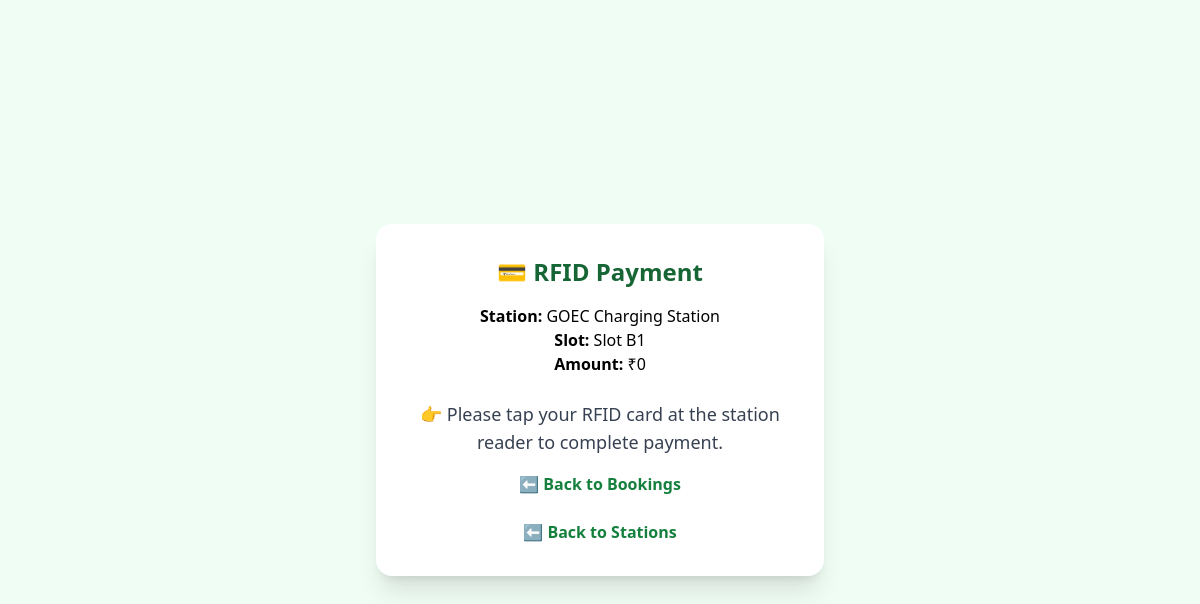
Screenshot of /user_slot_payment_rfid.php?booking_id=1 (signed in) with the database file from the repository.
### tables this page shows
CREATE TABLE `slots_bookings` (
  `id` int(100) NOT NULL,
  `user_id` int(100) NOT NULL,
  `station_id` int(100) NOT NULL,
  `slot_id` int(100) NOT NULL,
  `booking_date` datetime NOT NULL DEFAULT current_timestamp(),
  `status` enum('Booked','Cancelled','Completed') NOT NULL DEFAULT 'Booked',
  `created_at` datetime NOT NULL DEFAULT current_timestamp(),
  `payment_status` enum('Pending','Paid','Failed') NOT NULL DEFAULT 'Pending',
  `auth_method` varchar(200) NOT NULL,
  `estimated_amount` varchar(200) NOT NULL,
  `booking_time` datetime NOT NULL DEFAULT current_timestamp(),
  `duration` int(100) NOT NULL,
  `vehicle_type` varchar(100) NOT NULL
);

CREATE TABLE `stations` (
  `id` int(11) NOT NULL,
  `station_name` varchar(200) NOT NULL,
  `owner_name` varchar(200) NOT NULL,
  `email` varchar(200) NOT NULL,
  `phone` varchar(200) NOT NULL,
  `district` varchar(200) NOT NULL,
  `location` varchar(250) NOT NULL,
  `latitude` varchar(200) NOT NULL,
  `longitude` varchar(200) NOT NULL,
  `charger_type` varchar(200) NOT NULL,
  `battery_rental` varchar(200) NOT NULL,
  `username` varchar(200) NOT NULL,
  `password` varchar(200) NOT NULL,
  `image_path` varchar(255) NOT NULL,
  `registered_on` datetime NOT NULL,
  `status` enum('pending','approved','rejected') NOT NULL DEFAULT 'pending'
);

CREATE TABLE `charging_slots` (
  `id` int(100) NOT NULL,
  `station_id` int(100) NOT NULL,
  `slot_name` varchar(200) NOT NULL,
  `charger_type` varchar(200) NOT NULL,
  `connector_type` varchar(200) NOT NULL,
  `power_kw` varchar(200) NOT NULL,
  `price_per_kwh` varchar(200) NOT NULL,
  `auth_methods` varchar(200) NOT NULL,
  `status` enum('Available','Occupied','Maintenance') NOT NULL DEFAULT 'Available',
  `added_on` datetime NOT NULL DEFAULT current_timestamp()
);

### user_slot_payment_rfid.php (the view, shortened to what this page needs)
<?php
include('db.php');
$user_id = $_SESSION['user_id'];
$booking_id = (int)$_GET['booking_id'];
$q = "SELECT b.*, s.station_name, c.slot_name
      FROM slots_bookings b
      JOIN stations s ON b.station_id = s.id
      JOIN charging_slots c ON b.slot_id = c.id
      WHERE b.id = '$booking_id' AND b.user_id = '$user_id'";
$res = mysqli_query($conn, $q);
$booking = mysqli_fetch_assoc($res);
?>
<!DOCTYPE html>
<html lang="en">
<head>
<script src="https://cdn.tailwindcss.com"></script>
</head>
<body class="bg-green-50 flex items-center justify-center min-h-screen">
<div class="bg-white p-8 rounded-2xl shadow-xl w-full max-w-md text-center">
  <h2 class="text-2xl font-bold text-green-800 mb-4">💳 RFID Payment</h2>
  <p><strong>Station:</strong> <?= htmlspecialchars($booking['station_name']); ?></p>
  <p><strong>Slot:</strong> <?= htmlspecialchars($booking['slot_name']); ?></p>
  <p><strong>Amount:</strong> ₹<?= htmlspecialchars($booking['estimated_amount']); ?></p>
  <div class="mt-6">
    <p class="text-lg text-gray-700">👉 Please tap your RFID card at the station reader to complete payment.</p>
  </div>
  <a href="user_slot_view_bookings.php" class="block mt-4 text-green-700 font-semibold hover:underline">⬅ Back to Bookings</a>
   <div class="text-center mt-6">
    <a href="user_search_station.php" class="text-green-700 font-semibold hover:underline">⬅ Back to Stations</a>
  </div>
</div>
</body>
</html>

### rows the page displays
slots_bookings: station.station_name "GOEC Charging Station", charging_slots.slot_name "Slot B1", estimated_amount "0"
